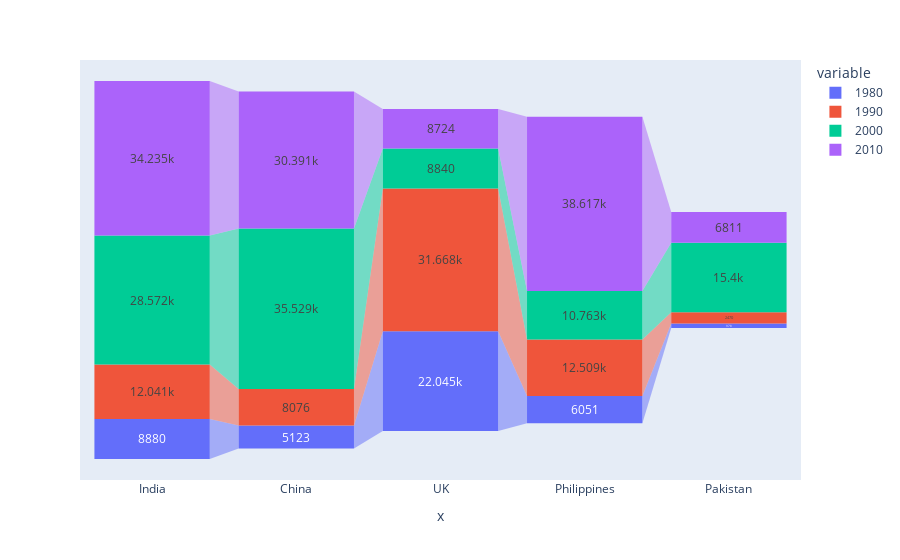

Notebook code for this chart:
### Code cell
px.funnel(df.head(),x = df.head().index, y = [1980,1990,2000,2010])

### Figure 1 — Plotly figure (JSON) as saved in the notebook; plotly's stock layout.template omitted (floating-point values rounded to 4 significant figures)
{"data": [{"hovertemplate": "variable=1980<br>x=%{x}<br>value=%{y}<extra></extra>", "legendgroup": "1980", "marker": {"color": "#636efa"}, "name": "1980", "orientation": "v", "showlegend": true, "type": "funnel", "x": ["India", "China", "UK", "Philippines", "Pakistan"], "xaxis": "x", "y": [8880, 5123, 22045, 6051, 978], "yaxis": "y"}, {"hovertemplate": "variable=1990<br>x=%{x}<br>value=%{y}<extra></extra>", "legendgroup": "1990", "marker": {"color": "#EF553B"}, "name": "1990", "orientation": "v", "showlegend": true, "type": "funnel", "x": ["India", "China", "UK", "Philippines", "Pakistan"], "xaxis": "x", "y": [12041, 8076, 31668, 12509, 2470], "yaxis": "y"}, {"hovertemplate": "variable=2000<br>x=%{x}<br>value=%{y}<extra></extra>", "legendgroup": "2000", "marker": {"color": "#00cc96"}, "name": "2000", "orientation": "v", "showlegend": true, "type": "funnel", "x": ["India", "China", "UK", "Philippines", "Pakistan"], "xaxis": "x", "y": [28572, 35529, 8840, 10763, 15400], "yaxis": "y"}, {"hovertemplate": "variable=2010<br>x=%{x}<br>value=%{y}<extra></extra>", "legendgroup": "2010", "marker": {"color": "#ab63fa"}, "name": "2010", "orientation": "v", "showlegend": true, "type": "funnel", "x": ["India", "China", "UK", "Philippines", "Pakistan"], "xaxis": "x", "y": [34235, 30391, 8724, 38617, 6811], "yaxis": "y"}], "layout": {"legend": {"title": {"text": "variable"}, "tracegroupgap": 0}, "margin": {"t": 60}, "xaxis": {"anchor": "y", "domain": [0, 1], "title": {"text": "x"}}, "yaxis": {"anchor": "x", "domain": [0, 1], "title": {"text": "value"}}}}
